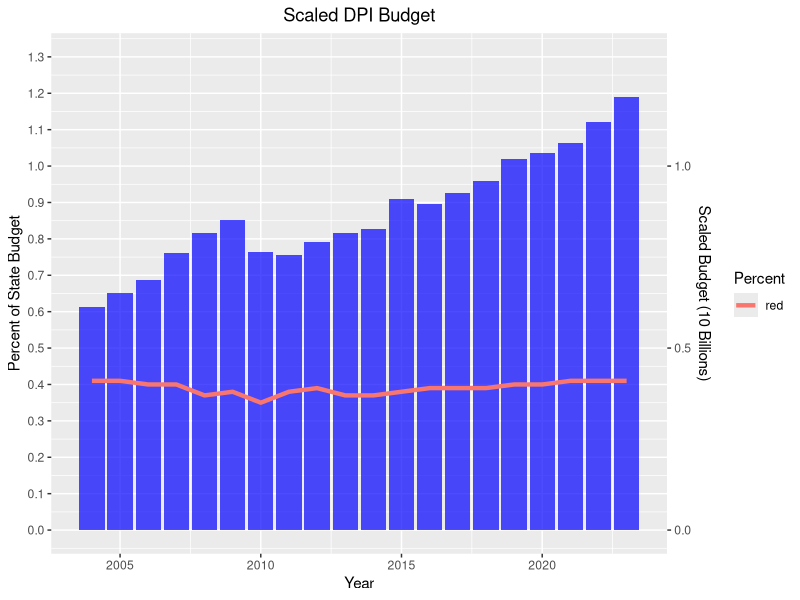
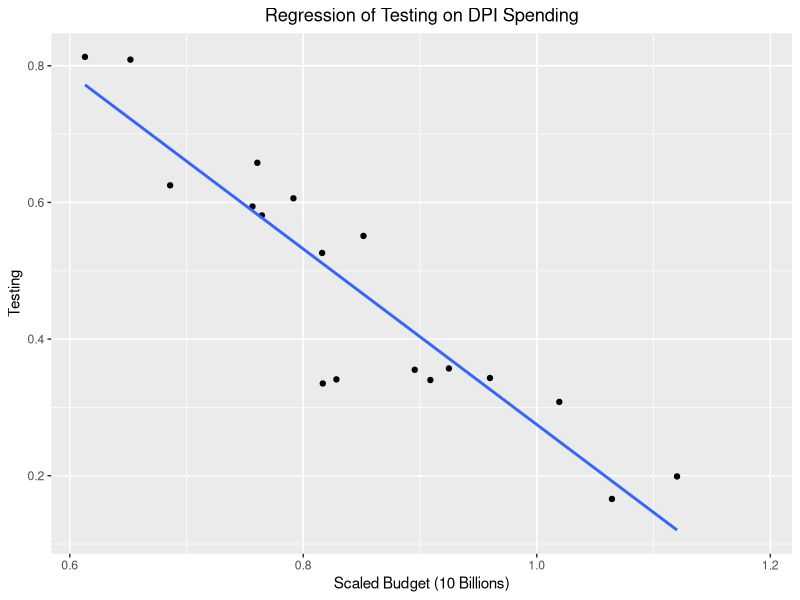
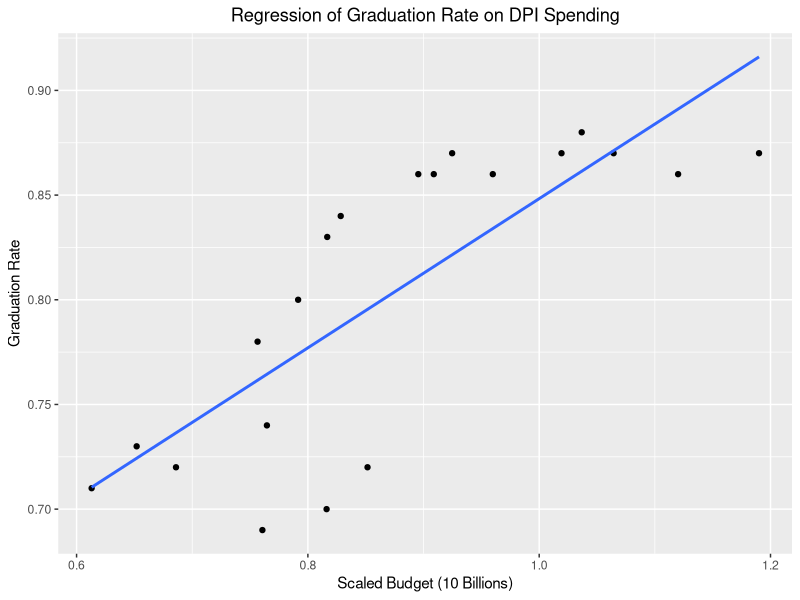

Here is the R script that generated these plots, in order:
## ---- chunk 1
## Load Libraries
library(ggplot2)
library(dplyr)

nc_education <- read.csv("data/nc_education.csv")

## Modify dpi_budget to fit within the graph
coeff <- 1e10
dpi_budget_limit <- (nc_education$dpi_budget)/coeff

## Bar Plot w/ Percent line overlay
visual2 <- ggplot(nc_education, aes(x = year)) +
  geom_bar(aes(y = dpi_budget_limit), stat = "identity", fill = "blue", alpha = 0.7) +
  geom_line(aes(y = percent, group = 1, color = "red"), size = 1.5) +
  labs(title = "Scaled DPI Budget",
       x = "Year",
       y = "Scaled DPI Budget",
       color = "Percent") +
  theme(plot.title = element_text(hjust = 0.5)) +
  scale_y_continuous(
    name = "Percent of State Budget",
    sec.axis = sec_axis(~., name = "Scaled Budget (10 Billions)"),
    breaks = seq(0, 1.3, by = 0.1),
    limits = c(0, 1.3)
  )

visual2


## ---- chunk 2
## Budget Regression
budget_linear1 <- lm(testing ~ dpi_budget_limit, data = nc_education)

summary(budget_linear1)

## Budget Plot
budget_regression_plot <- ggplot(nc_education, aes(x = dpi_budget_limit, y = testing)) +
  geom_point() +
  geom_smooth(method = "lm", se = FALSE) +
  labs(title = "Regression of Testing on DPI Spending",
       x = "Scaled Budget (10 Billions)",
       y = "Testing") +
  theme(plot.title = element_text(hjust = 0.5))

budget_regression_plot

## Graduation Regression
graduation_linear1 <- lm(grad_rate ~ dpi_budget_limit, data = nc_education)

summary(graduation_linear1)

## Graduation Plot
graduation_regression_plot <- ggplot(nc_education, aes(x = dpi_budget_limit, y = grad_rate)) +
  geom_point() +
  geom_smooth(method = "lm", se = FALSE) +
  labs(title = "Regression of Graduation Rate on DPI Spending",
       x = "Scaled Budget (10 Billions)",
       y = "Graduation Rate") +
  theme(plot.title = element_text(hjust = 0.5))

graduation_regression_plot
